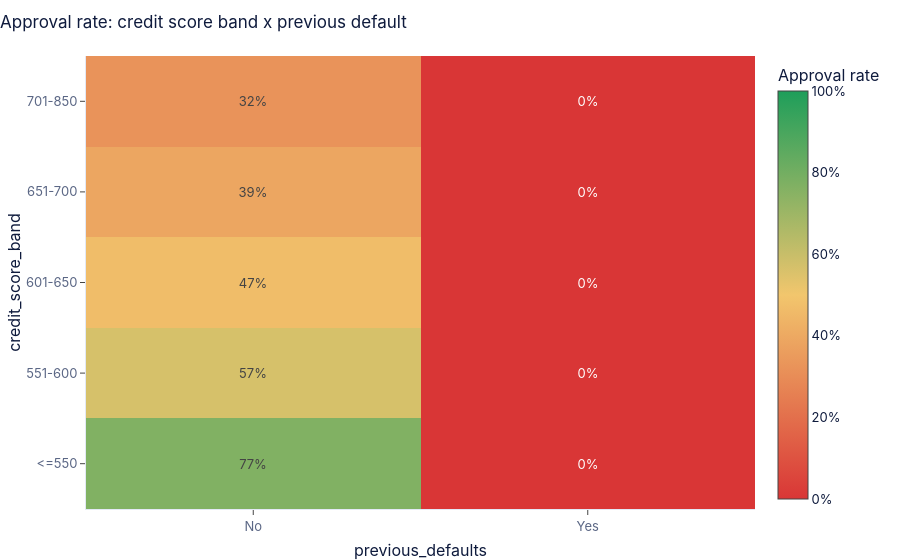

Write notebook code for a chart like this one.
### Code cell
charts.approval_heatmap(
    bench, score_band, defaults, "Approval rate: credit score band x previous default"
)

### Figure 1 — Plotly figure (JSON) as saved in the notebook; plotly's stock layout.template omitted (floating-point values rounded to 4 significant figures)
{"data": [{"colorbar": {"tickformat": ".0%", "title": {"text": "Approval rate"}}, "colorscale": [[0.0, "#D93636"], [0.5, "#F2C66D"], [1.0, "#1E9E5A"]], "customdata": [[957, 2272], [3094, 4726], [7477, 8004], [8850, 6921], [1759, 933]], "hovertemplate": "%{y} / %{x}<br>Approval rate: %{z:.1%}<br>Applications: %{customdata}<extra></extra>", "text": [["77%", "0%"], ["57%", "0%"], ["47%", "0%"], ["39%", "0%"], ["32%", "0%"]], "texttemplate": "%{text}", "type": "heatmap", "x": ["No", "Yes"], "y": ["<=550", "551-600", "601-650", "651-700", "701-850"], "z": [[0.7659, 0.0], [0.5669, 0.0], [0.4674, 0.0], [0.3896, 0.0], [0.324, 0.0]], "zmax": 1, "zmin": 0}], "layout": {"font": {"color": "#0F1B3D", "family": "-apple-system, BlinkMacSystemFont, \"Segoe UI\", Roboto, \"Helvetica Neue\", Arial, \"Noto Sans\", sans-serif"}, "paper_bgcolor": "rgb(255, 255, 255)", "plot_bgcolor": "rgb(255, 255, 255)", "title": {"text": "Approval rate: credit score band x previous default"}, "xaxis": {"gridcolor": "#E3E9F5", "linecolor": "#E3E9F5", "title": {"text": "previous_defaults"}, "type": "category", "zerolinecolor": "#E3E9F5"}, "yaxis": {"gridcolor": "#E3E9F5", "linecolor": "#E3E9F5", "title": {"text": "credit_score_band"}, "type": "category", "zerolinecolor": "#E3E9F5"}}}
